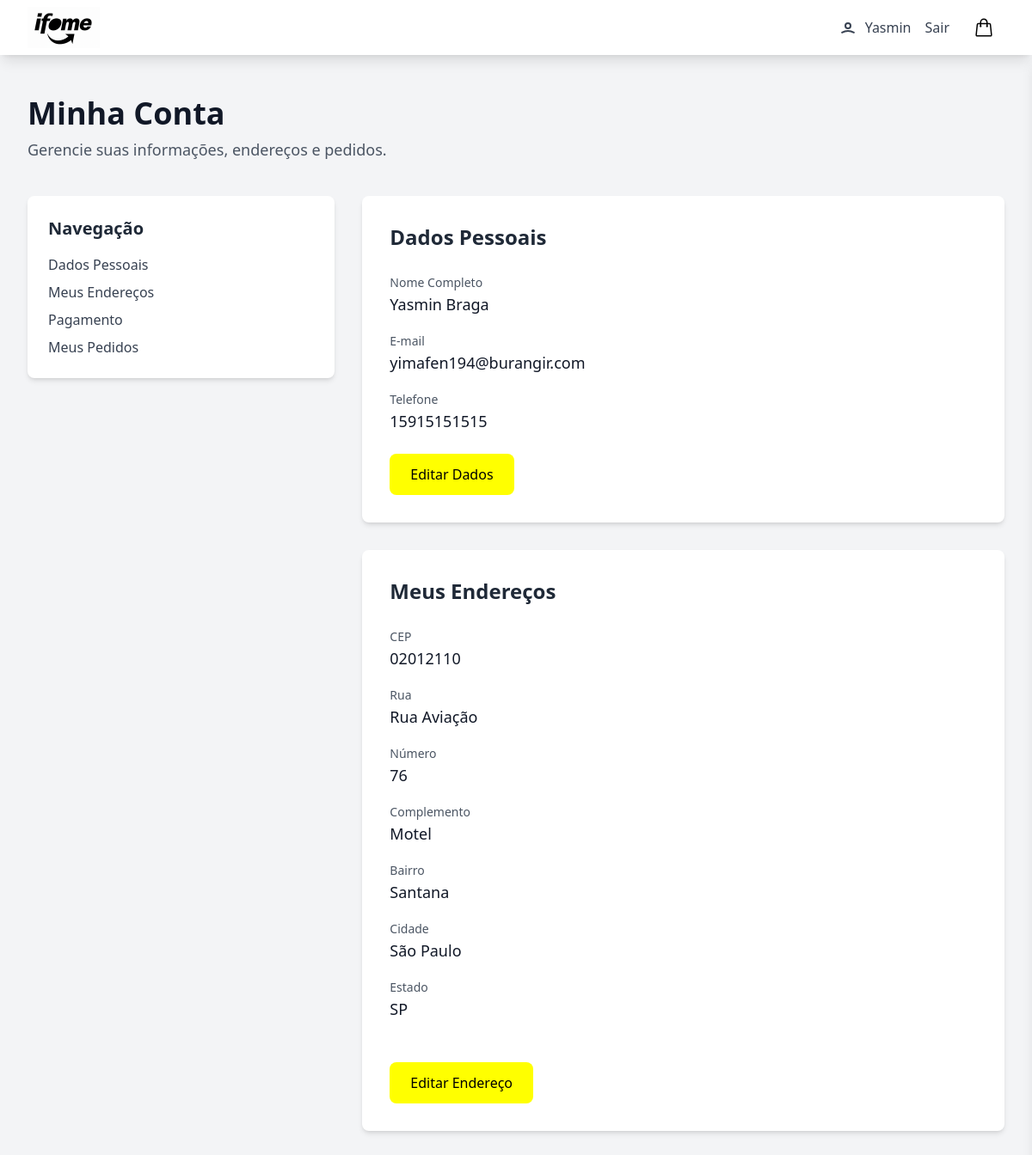
Page /perfil (signed in) on the committed database.
### src/models/usuarios_model.py (models this page shows, shortened)
class Usuarios(db.Model):
    __tablename__ = 'usuarios'
    id = db.Column(db.Integer, primary_key=True)
    nome = db.Column(db.String(100), nullable=False)
    email = db.Column(db.String(120), unique=True, nullable=False)
    senha = db.Column(db.String(200), nullable=False)
    telefone = db.Column(db.String(15), nullable=True)
    is_verified = db.Column(db.Boolean, default=False)
    verification_code = db.Column(db.String(6))
    endereco_id = db.Column(db.Integer, db.ForeignKey('endereco.id'), nullable=True)
    endereco = db.relationship('Endereco', backref='usuario', uselist=False)

### src/models/endereco_model.py (models this page shows, shortened)
class Endereco(db.Model):
    __tablename__ = 'endereco'
    id = db.Column(db.Integer, primary_key=True)
    rua = db.Column(db.String(150))
    numero = db.Column(db.String(20))
    complemento = db.Column(db.String(100))
    bairro = db.Column(db.String(100))
    cidade = db.Column(db.String(100))
    estado = db.Column(db.String(50))
    cep = db.Column(db.String(20))

### src/controllers/usuarios.py (the view)
@usuarios_bp.route('/perfil')
def perfil():
    if 'usuario_id' not in session:
        flash('Você precisa estar logado para acessar essa página.', 'error')
        return redirect(url_for('usuarios.login'))
    usuario = Usuarios.query.get(session['usuario_id'])
    return render_template('perfil.html', usuario=usuario)

### src/templates/perfil.html (shortened to what this page needs)
{% extends 'base.html' %}
{% block content %}
<div class="bg-gray-100 min-h-screen">
  <div class="max-w-7xl mx-auto py-12 px-4 sm:px-6 lg:px-8">
    <header class="mb-10">
      <h1 class="text-4xl font-bold text-gray-900">Minha Conta</h1>
      <p class="mt-2 text-lg text-gray-600">
        Gerencie suas informações, endereços e pedidos.
      </p>
    </header>
    <div class="grid grid-cols-1 md:grid-cols-3 gap-8">
      <aside class="md:col-span-1">
        <div class="bg-white p-6 rounded-lg shadow-md">
          <h3 class="text-xl font-semibold text-gray-800 mb-4">Navegação</h3>
          <ul class="space-y-2">
            <li>
              <a href="#dados-pessoais" class="block text-gray-700 hover:text-yellow-99-dark font-medium">Dados
                Pessoais</a>
            </li>
            <li>
              <a href="#enderecos" class="block text-gray-700 hover:text-yellow-99-dark font-medium">Meus Endereços</a>
            </li>
            <li>
              <a href="#pagamentos" class="block text-gray-700 hover:text-yellow-99-dark font-medium">Pagamento</a>
            </li>
            <li>
              <a href="#pedidos" class="block text-gray-700 hover:text-yellow-99-dark font-medium">Meus Pedidos</a>
            </li>
          </ul>
        </div>
      </aside>
      <main class="md:col-span-2 space-y-8">
        <section id="dados-pessoais" class="bg-white p-8 rounded-lg shadow-md">
          <h3 class="text-2xl font-semibold text-gray-800 mb-6">
            Dados Pessoais
          </h3>
          <div class="space-y-4">
            <div>
              <label class="text-sm font-medium text-gray-600">Nome Completo</label>
              <p class="text-lg text-gray-900">{{ usuario.nome }}</p>
            </div>
            <div>
              <label class="text-sm font-medium text-gray-600">E-mail</label>
              <p class="text-lg text-gray-900">{{ usuario.email }}</p>
            </div>
            <div>
              <label class="text-sm font-medium text-gray-600">Telefone</label>
              <p class="text-lg text-gray-900">{{ usuario.telefone }}</p>
            </div>
          </div>
          <a href="{{ url_for('usuarios.editar_perfil') }}"
            class="mt-6 inline-block bg-yellow-99 text-black px-6 py-3 rounded-lg font-medium hover:bg-yellow-99-dark transition duration-200">
            Editar Dados
          </a>
        </section>
        <section id="enderecos" class="bg-white p-8 rounded-lg shadow-md">
          <h3 class="text-2xl font-semibold text-gray-800 mb-6">
            Meus Endereços
          </h3>
          {% if usuario.endereco %}
          <div class="space-y-4">
            <div>
              <label class="text-sm font-medium text-gray-600">CEP</label>
              <p class="text-lg text-gray-900">{{ usuario.endereco.cep }}</p>
            </div>
            <div>
              <label class="text-sm font-medium text-gray-600">Rua</label>
              <p class="text-lg text-gray-900">{{ usuario.endereco.rua }}</p>
            </div>
            <div>
              <label class="text-sm font-medium text-gray-600">Número</label>
              <p class="text-lg text-gray-900">{{ usuario.endereco.numero }}</p>
            </div>
            {% if usuario.endereco.complemento %}
            <div>
              <label class="text-sm font-medium text-gray-600">Complemento</label>
              <p class="text-lg text-gray-900">{{ usuario.endereco.complemento }}</p>
            </div>
            {% endif %}
            <div>
              <label class="text-sm font-medium text-gray-600">Bairro</label>
              <p class="text-lg text-gray-900">{{ usuario.endereco.bairro }}</p>
            </div>
            <div>
              <label class="text-sm font-medium text-gray-600">Cidade</label>
              <p class="text-lg text-gray-900">{{ usuario.endereco.cidade }}</p>
            </div>
            <div>
              <label class="text-sm font-medium text-gray-600">Estado</label>
              <p class="text-lg text-gray-900">{{ usuario.endereco.estado }}</p>
            </div>
          </div>
          {% else %}
          <p class="text-gray-600">Nenhum endereço cadastrado.</p>
          {% endif %}
          <br>
          {% if not usuario.endereco %}
          <a href="{{ url_for('usuarios.editar_endereco') }}"
            class="mt-6 inline-block bg-yellow-99 text-black px-6 py-3 rounded-lg font-medium hover:bg-yellow-99-dark transition duration-200">
            Adicionar Novo Endereço
          </a>
          {% else %}
          <a href="{{ url_for('usuarios.editar_endereco') }}"
            class="mt-6 inline-block bg-yellow-99 text-black px-6 py-3 rounded-lg font-medium hover:bg-yellow-99-dark transition duration-200">
            Editar Endereço
          </a>
          {% endif %}
        </section>
      </main>
    </div>
  </div>
</div>
{% endblock %}

### rows in the picture
Usuarios: nome "Yasmin Braga", email "yimafen194@burangir.com", telefone "15915151515"
Endereco: endereco.cep "02012110", endereco.rua "Rua Aviação", endereco.numero "76", endereco.complemento "Motel", endereco.bairro "Santana", endereco.cidade "São Paulo", endereco.estado "SP"

### other values in the picture
{{ session['usuario_nome'].split()[0] }} "Yasmin"
